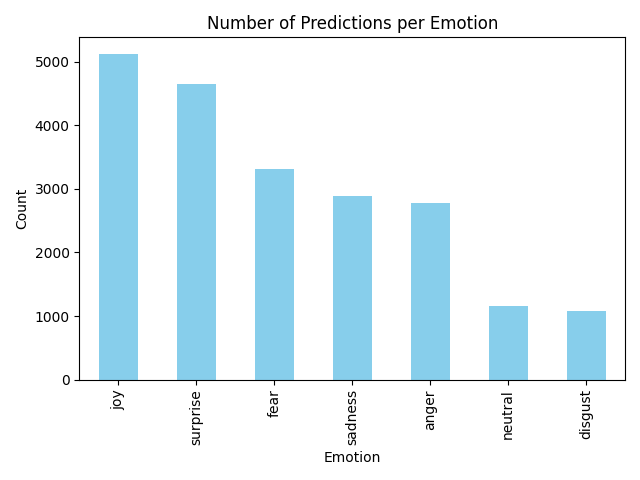

Write Python code to recreate this figure.
import pandas as pd
import matplotlib.pyplot as plt

df = pd.read_csv('21000emotion_analysis_results.csv')

# Emotion distribution
emotion_counts = df['predicted_emotion'].value_counts()
print("Emotion Distribution:\n", emotion_counts)

# Plot
emotion_counts.plot(kind='bar', color='skyblue')
plt.title('Number of Predictions per Emotion')
plt.xlabel('Emotion')
plt.ylabel('Count')
plt.tight_layout()
plt.savefig('emotion_distribution.png')
plt.show()